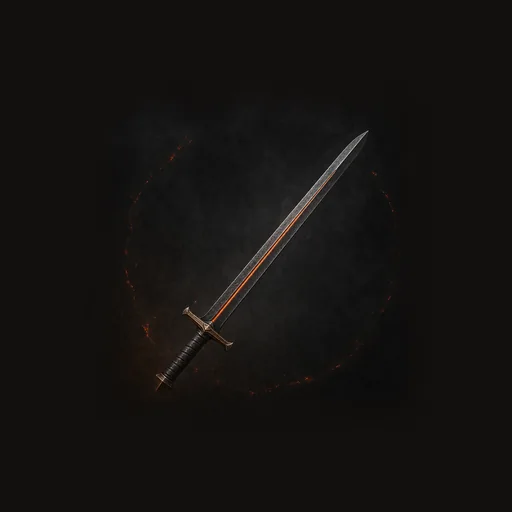
#> input picture src/assets/game/files/card/equipment-ember-blade.webp, 512 x 512 px
$ python export-card.py ../../src/assets/game/files/card/equipment-ember-blade.webp out.png
#> lines starting #> are read from the running program, lines starting #| are printed output that depends on the picture; after the words box and inside, x2 and y2 are one past the last pixel; in counts of white or black regions, pixels touching at a corner belong together
"""Export one generated progression card to the IRPG-406 card contract."""

from __future__ import annotations

import argparse
from pathlib import Path

from PIL import Image, ImageDraw, ImageFilter, ImageOps


CARD_SIZE = (512, 512)
BACKGROUND = (18, 16, 15)
MAX_BYTES = 160 * 1024


def export_card(source: Path, destination: Path, safe_scale: float) -> tuple[int, int]:
#> called with safe_scale = 0.7
    with Image.open(source) as image:
#> image is the input picture: PIL image 512x512 RGB; mean R, G, B 20.6, 18.6, 16.7
        rgb = image.convert("RGB")
        safe_size = (
            round(CARD_SIZE[0] * safe_scale),
            round(CARD_SIZE[1] * safe_scale),
        )
        fitted = ImageOps.contain(rgb, safe_size, Image.Resampling.LANCZOS)
        canvas = Image.new("RGB", CARD_SIZE, BACKGROUND)
        offset = (
            (CARD_SIZE[0] - fitted.width) // 2,
            (CARD_SIZE[1] - fitted.height) // 2,
        )
#> offset = (77, 77)
        feather = max(8, round(min(fitted.size) * 0.08))
#> feather = 29
        mask = Image.new("L", fitted.size, 0)
#> mask: PIL image 358x358 L; every value is 0
        ImageDraw.Draw(mask).rectangle(
            (feather, feather, fitted.width - feather, fitted.height - feather),
            fill=255,
        )
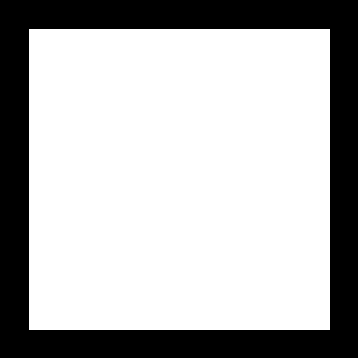
#> mask: PIL image 358x358 L; 70.7% white; 1 black region, box (x1, y1, x2, y2) and area: (0, 0, 358, 358) 37563
        mask = mask.filter(ImageFilter.GaussianBlur(radius=feather * 0.72))
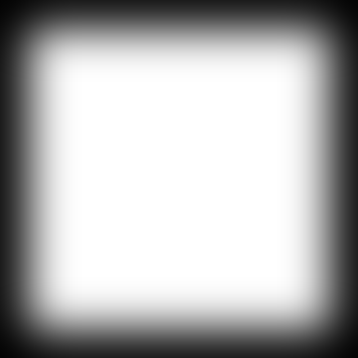
#> mask: PIL image 358x358 L; min 3, max 255, mean 178.9
        canvas.paste(fitted, offset, mask)

        destination.parent.mkdir(parents=True, exist_ok=True)
        for quality in range(84, 59, -2):
            canvas.save(destination, "WEBP", quality=quality, method=6)
            size = destination.stat().st_size
            if size <= MAX_BYTES:
                return quality, size
    raise RuntimeError(f"could not export {source} within {MAX_BYTES} bytes")


def main() -> None:
    parser = argparse.ArgumentParser()
    parser.add_argument("source", type=Path)
    parser.add_argument("destination", type=Path)
    parser.add_argument("--safe-scale", type=float, default=0.70)
    args = parser.parse_args()
    if not 0 < args.safe_scale <= 1:
        parser.error("--safe-scale must be greater than 0 and at most 1")

    quality, size = export_card(
        args.source.resolve(strict=True),
        args.destination.resolve(),
        args.safe_scale,
    )
    print(f"quality={quality} bytes={size}")


if __name__ == "__main__":
#> (the run stopped early here; a loop or call above may not have finished)

$ run again, on src/assets/game/files/card/equipment-guard-armor.webp
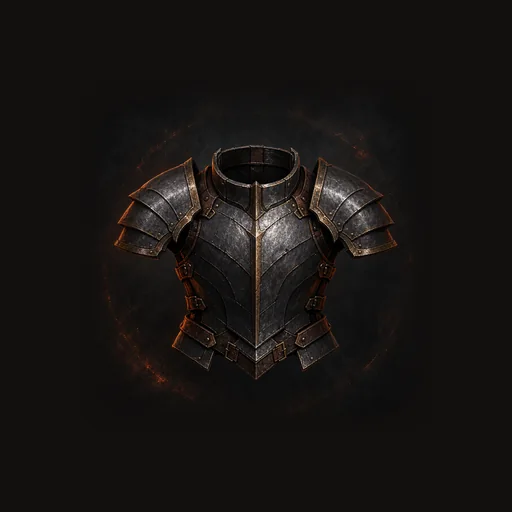
#> input picture src/assets/game/files/card/equipment-guard-armor.webp, 512 x 512 px
#> in export_card, image is the input picture: PIL image 512x512 RGB; mean R, G, B 23.3, 20.4, 18.3
#> in export_card, `canvas.paste(fitted, offset, mask)`:
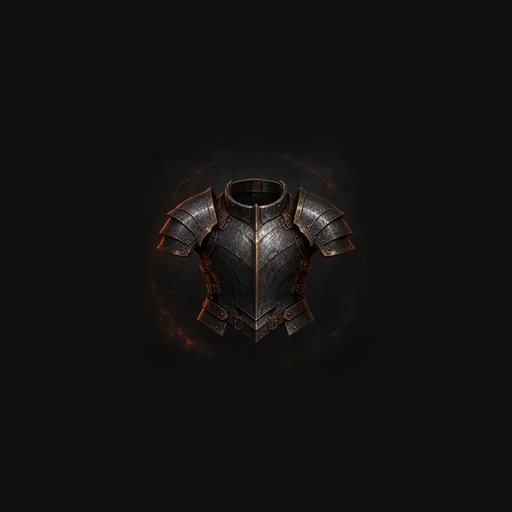
#> canvas: PIL image 512x512 RGB; mean R, G, B 20.6, 18.2, 16.8

$ run again, on src/assets/game/files/card/event-ash-camp.webp
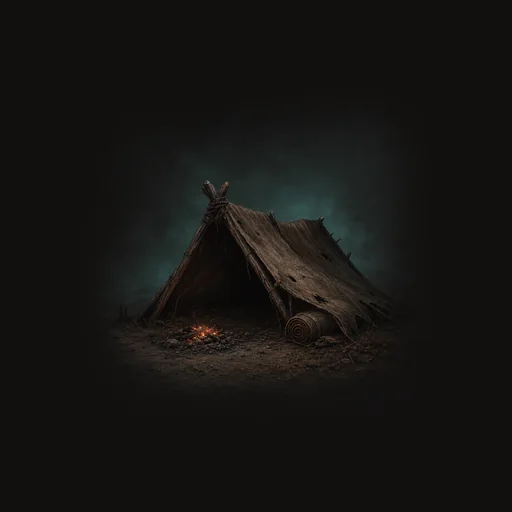
#> input picture src/assets/game/files/card/event-ash-camp.webp, 512 x 512 px
#> in export_card, image is the input picture: PIL image 512x512 RGB; mean R, G, B 22.4, 20.8, 18.4
#> in export_card, `canvas.paste(fitted, offset, mask)`:
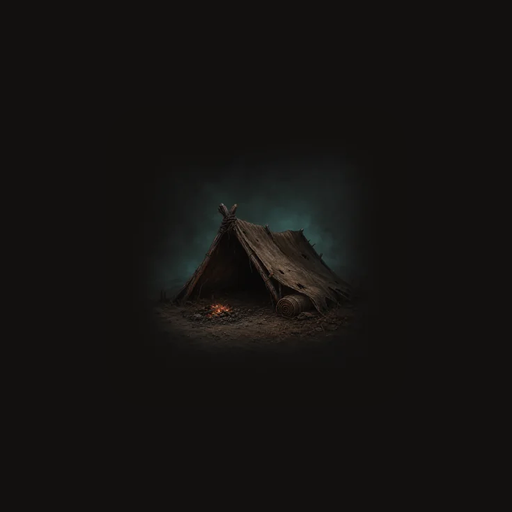
#> canvas: PIL image 512x512 RGB; mean R, G, B 20.1, 18.3, 16.8

$ run again, on src/assets/game/files/card/event-ember-shrine.webp
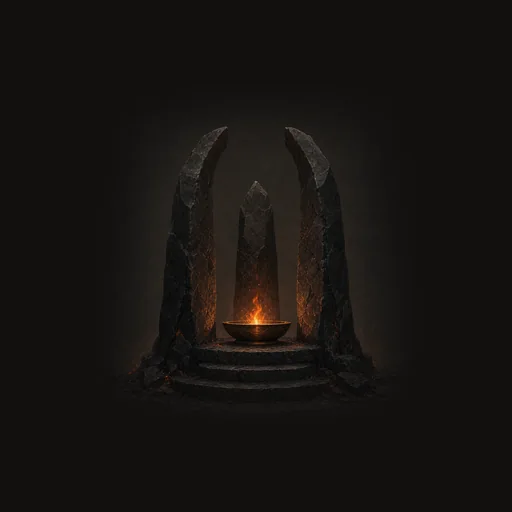
#> input picture src/assets/game/files/card/event-ember-shrine.webp, 512 x 512 px
#> in export_card, image is the input picture: PIL image 512x512 RGB; mean R, G, B 22.7, 19.6, 16.9
#> in export_card, `canvas.paste(fitted, offset, mask)`:
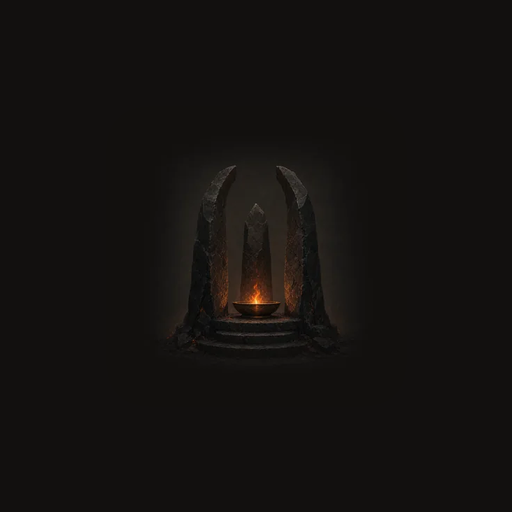
#> canvas: PIL image 512x512 RGB; mean R, G, B 20.3, 17.8, 16.1
